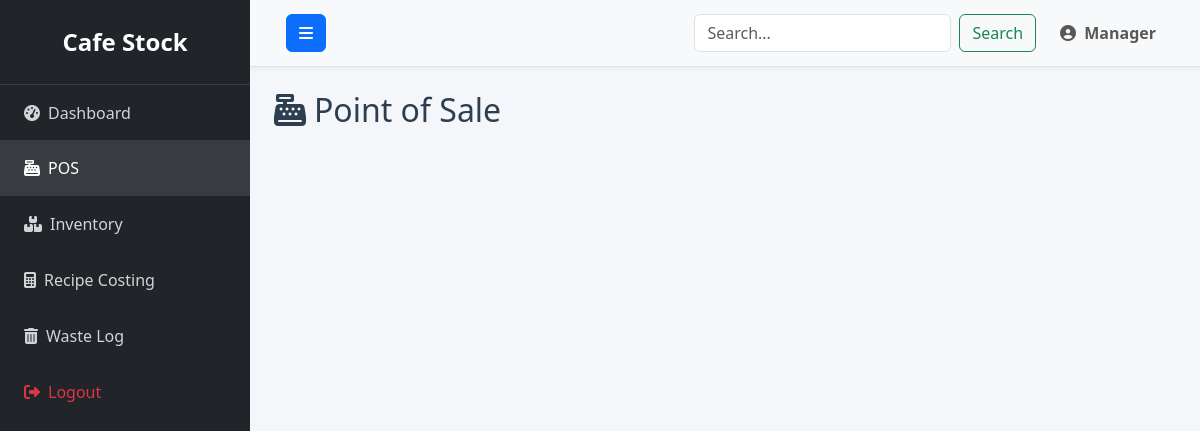
Page /pos.php (signed in) on the earlier database version.
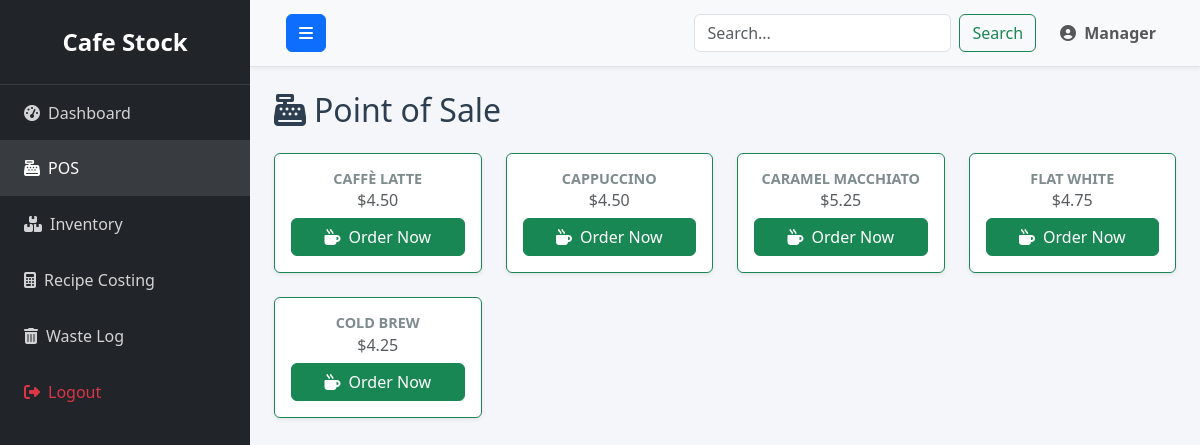
Same page on the later database version.
### tables this page shows
CREATE TABLE menu_items (
        id INTEGER PRIMARY KEY AUTOINCREMENT,
        name TEXT NOT NULL,
        price REAL NOT NULL,
        image_url TEXT
    );

### pos.php (the view, shortened to what this page needs)
<?php
require_once 'db.php';
require_once 'header.php';
$stmt = $db->query("SELECT * FROM menu_items");
$menu_items = $stmt->fetchAll(PDO::FETCH_ASSOC);
function checkAvailability($db, $menu_id) {
    $stmt = $db->prepare("SELECT r.quantity_needed, i.quantity
                          FROM recipes r
                          JOIN inventory i ON r.inventory_item_id = i.id
                          WHERE r.menu_item_id = ?");
    $stmt->execute([$menu_id]);
    $ingredients = $stmt->fetchAll(PDO::FETCH_ASSOC);
    return true;
}
?>
<h2 class="mb-4"><i class="fas fa-cash-register me-2"></i>Point of Sale</h2>
<div class="row" id="menu-grid">
    <?php foreach ($menu_items as $item):
        $isAvailable = checkAvailability($db, $item['id']);
        $cardClass = $isAvailable ? 'border-success' : 'border-danger opacity-75';
        $btnClass = $isAvailable ? 'btn-success' : 'btn-secondary disabled';
        $btnText = $isAvailable ? 'Order Now' : 'Out of Stock';
    ?>
    <div class="col-md-4 col-lg-3 mb-4">
        <div class="card h-100 <?php echo $cardClass; ?> shadow-sm">
            <div class="card-body text-center d-flex flex-column">
                <h5 class="card-title fw-bold"><?php echo htmlspecialchars($item['name']); ?></h5>
                <h6 class="card-subtitle mb-2 text-muted">$<?php echo number_format($item['price'], 2); ?></h6>
                <div class="mt-auto">
                    <button class="btn <?php echo $btnClass; ?> w-100 order-btn"
                            data-id="<?php echo $item['id']; ?>"
                            <?php echo $isAvailable ? '' : 'disabled'; ?>>
                        <i class="fas fa-mug-hot me-1"></i> <?php echo $btnText; ?>
                    </button>
                </div>
            </div>
        </div>
    </div>
    <?php endforeach; ?>
</div>
</div>
</div>
</body>
</html>

Differences in the rows shown:
added menu_items: name "CAFFÈ LATTE", price "4.50", btnText "Order Now"
added menu_items: name "CAPPUCCINO", price "4.50", btnText "Order Now"
added menu_items: name "CARAMEL MACCHIATO", price "5.25", btnText "Order Now"
added menu_items: name "FLAT WHITE", price "4.75", btnText "Order Now"
added menu_items: name "COLD BREW", price "4.25", btnText "Order Now"
